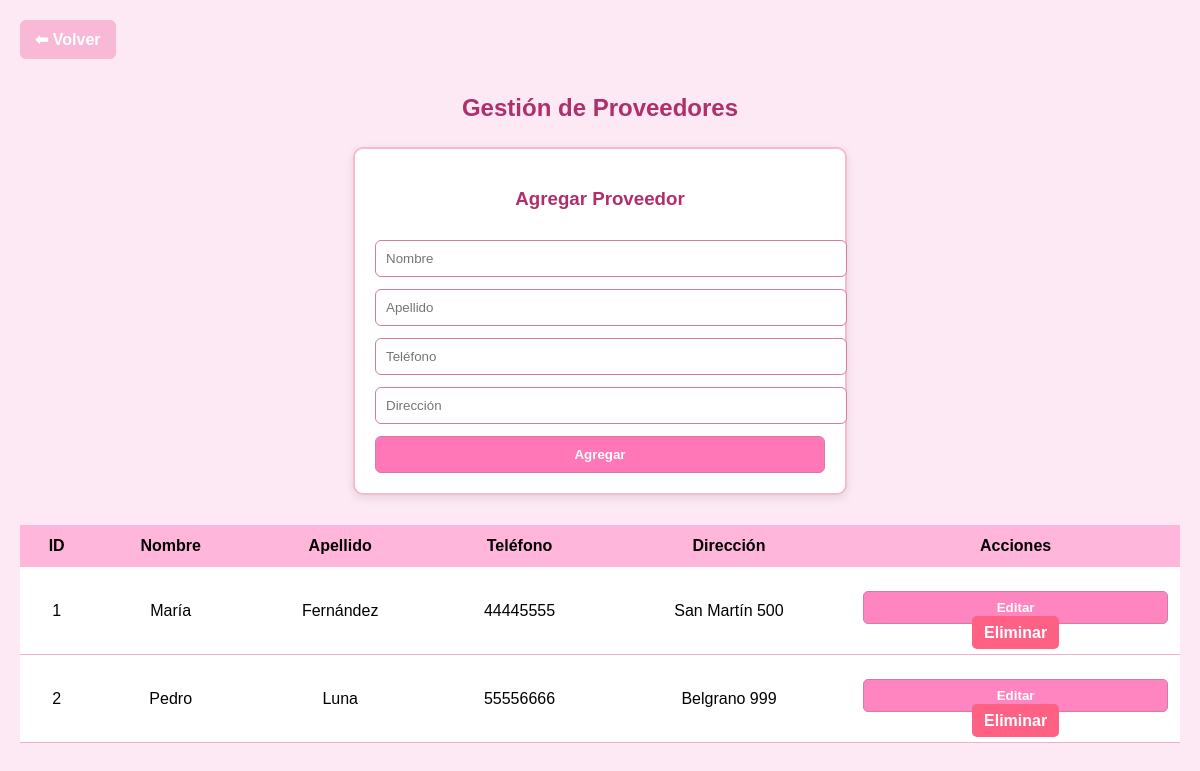
Before: /proveedores.php with the older database file.
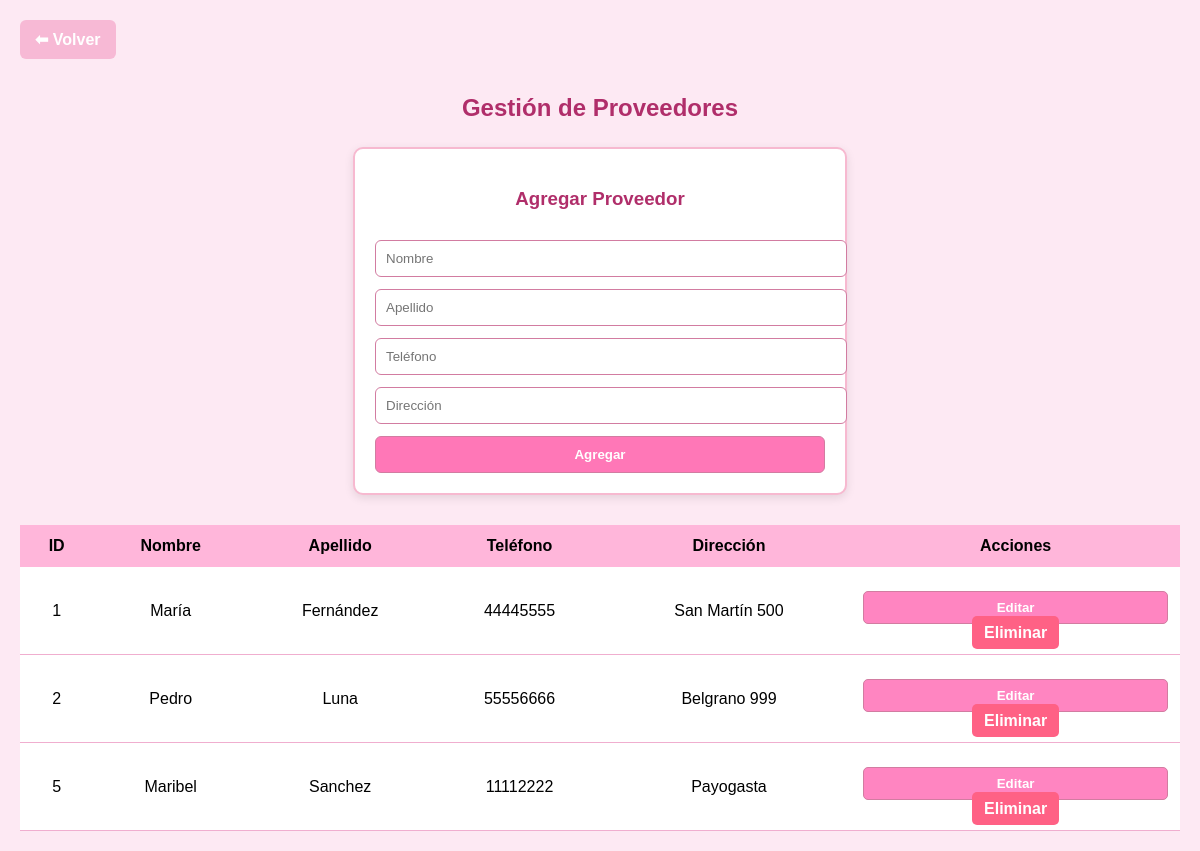
After: the same page with the newer database file.
### tables this page shows
CREATE TABLE `proveedores` (
  `prov_id` int NOT NULL AUTO_INCREMENT,
  `prov_nombre` varchar(45) NOT NULL,
  `prov_apellido` varchar(45) NOT NULL,
  `prov_telefono` varchar(45) NOT NULL,
  `prov_direccion` varchar(100) NOT NULL,
  PRIMARY KEY (`prov_id`),
  UNIQUE KEY `idnew_table_UNIQUE` (`prov_id`)
);

### proveedores.php (the view, shortened to what this page needs)
<?php
include("conexion.php");
$consulta = mysqli_query($conexion, "SELECT * FROM proveedores")
            or die("Error en consulta: " . mysqli_error($conexion));
?>
<!DOCTYPE html>
<html lang="es">
<head>
    <link rel="stylesheet" href="css/proveedores.css">
</head>
<body>
<a href="panel.php" class="btnVolver">⬅ Volver</a>
<h2 class="titulo">Gestión de Proveedores</h2>
<div class="form-container">
    <form action="" method="POST">
        <h3>Agregar Proveedor</h3>
        <input type="text" name="nombre" placeholder="Nombre" required>
        <input type="text" name="apellido" placeholder="Apellido" required>
        <input type="text" name="telefono" placeholder="Teléfono" required>
        <input type="text" name="direccion" placeholder="Dirección" required>
        <button type="submit" name="agregar">Agregar</button>
    </form>
</div>
<table>
    <tr>
        <th>ID</th>
        <th>Nombre</th>
        <th>Apellido</th>
        <th>Teléfono</th>
        <th>Dirección</th>
        <th>Acciones</th>
    </tr>
    <?php while ($fila = mysqli_fetch_assoc($consulta)): ?>
    <tr>
        <td><?= $fila['prov_id'] ?></td>
        <td><?= $fila['prov_nombre'] ?></td>
        <td><?= $fila['prov_apellido'] ?></td>
        <td><?= $fila['prov_telefono'] ?></td>
        <td><?= $fila['prov_direccion'] ?></td>
        <td>
            <button class="btnEditar"
                onclick="editarProveedor(
                    '<?= $fila['prov_id'] ?>',
                    '<?= $fila['prov_nombre'] ?>',
                    '<?= $fila['prov_apellido'] ?>',
                    '<?= $fila['prov_telefono'] ?>',
                    '<?= $fila['prov_direccion'] ?>'
                )">Editar</button>
            <a href="proveedores.php?eliminar=<?= $fila['prov_id'] ?>" class="btnEliminar" onclick="return confirm('¿Eliminar proveedor?')">Eliminar</a>
        </td>
    </tr>
    <?php endwhile; ?>
</table>
</body>
</html>

Changed rows visible on the page:
added proveedores: prov_id "5", prov_nombre "Maribel", prov_apellido "Sanchez", prov_telefono "11112222", prov_direccion "Payogasta"
